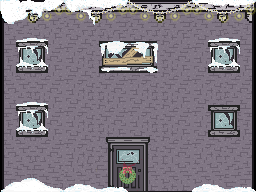

This game map was drawn from its Tiled (.tmx) file and the tilesets committed beside it. A one-line description and the full map source follow:
An orthogonal 8x6 tile map with 32x32 px tiles, 5 tile layers (Tile Layer 1, Tile Layer 2, Tile Layer 3, Tile Layer 5, ...), 2 tilesets.

<map version="1.0" orientation="orthogonal" renderorder="right-down" width="8" height="6" tilewidth="32" tileheight="32" nextobjectid="1">
 <tileset firstgid="1" name="testsprite" tilewidth="32" tileheight="32">
  <image source="../tiled/testsprite.png" width="640" height="640" />
 </tileset>
 <tileset firstgid="401" name="testspriteevil" tilewidth="32" tileheight="32">
  <image source="../tiled/testspriteevil.png" width="640" height="640" />
 </tileset>
 <layer name="Tile Layer 1" width="8" height="6">
  <data>
   <tile gid="401" />
   <tile gid="402" />
   <tile gid="403" />
   <tile gid="404" />
   <tile gid="403" />
   <tile gid="404" />
   <tile gid="405" />
   <tile gid="406" />
   <tile gid="409" />
   <tile gid="430" />
   <tile gid="431" />
   <tile gid="430" />
   <tile gid="431" />
   <tile gid="430" />
   <tile gid="431" />
   <tile gid="408" />
   <tile gid="429" />
   <tile gid="430" />
   <tile gid="431" />
   <tile gid="430" />
   <tile gid="431" />
   <tile gid="430" />
   <tile gid="431" />
   <tile gid="428" />
   <tile gid="449" />
   <tile gid="430" />
   <tile gid="431" />
   <tile gid="430" />
   <tile gid="431" />
   <tile gid="430" />
   <tile gid="431" />
   <tile gid="448" />
   <tile gid="469" />
   <tile gid="430" />
   <tile gid="431" />
   <tile gid="430" />
   <tile gid="431" />
   <tile gid="430" />
   <tile gid="431" />
   <tile gid="468" />
   <tile gid="473" />
   <tile gid="474" />
   <tile gid="475" />
   <tile gid="476" />
   <tile gid="477" />
   <tile gid="477" />
   <tile gid="477" />
   <tile gid="478" />
  </data>
 </layer>
 <layer name="Tile Layer 2" width="8" height="6">
  <data>
   <tile gid="0" />
   <tile gid="0" />
   <tile gid="0" />
   <tile gid="0" />
   <tile gid="0" />
   <tile gid="0" />
   <tile gid="0" />
   <tile gid="0" />
   <tile gid="492" />
   <tile gid="493" />
   <tile gid="0" />
   <tile gid="490" />
   <tile gid="491" />
   <tile gid="0" />
   <tile gid="492" />
   <tile gid="493" />
   <tile gid="512" />
   <tile gid="513" />
   <tile gid="0" />
   <tile gid="510" />
   <tile gid="511" />
   <tile gid="0" />
   <tile gid="512" />
   <tile gid="513" />
   <tile gid="492" />
   <tile gid="493" />
   <tile gid="0" />
   <tile gid="0" />
   <tile gid="0" />
   <tile gid="0" />
   <tile gid="492" />
   <tile gid="493" />
   <tile gid="512" />
   <tile gid="513" />
   <tile gid="0" />
   <tile gid="419" />
   <tile gid="420" />
   <tile gid="0" />
   <tile gid="512" />
   <tile gid="513" />
   <tile gid="0" />
   <tile gid="0" />
   <tile gid="0" />
   <tile gid="439" />
   <tile gid="440" />
   <tile gid="0" />
   <tile gid="0" />
   <tile gid="0" />
  </data>
 </layer>
 <layer name="Tile Layer 3" width="8" height="6">
  <data>
   <tile gid="0" />
   <tile gid="0" />
   <tile gid="0" />
   <tile gid="0" />
   <tile gid="0" />
   <tile gid="0" />
   <tile gid="0" />
   <tile gid="0" />
   <tile gid="0" />
   <tile gid="0" />
   <tile gid="0" />
   <tile gid="0" />
   <tile gid="0" />
   <tile gid="0" />
   <tile gid="0" />
   <tile gid="0" />
   <tile gid="0" />
   <tile gid="0" />
   <tile gid="0" />
   <tile gid="0" />
   <tile gid="0" />
   <tile gid="0" />
   <tile gid="0" />
   <tile gid="0" />
   <tile gid="0" />
   <tile gid="0" />
   <tile gid="0" />
   <tile gid="0" />
   <tile gid="0" />
   <tile gid="0" />
   <tile gid="0" />
   <tile gid="0" />
   <tile gid="0" />
   <tile gid="0" />
   <tile gid="0" />
   <tile gid="0" />
   <tile gid="0" />
   <tile gid="0" />
   <tile gid="0" />
   <tile gid="0" />
   <tile gid="0" />
   <tile gid="0" />
   <tile gid="0" />
   <tile gid="57" />
   <tile gid="58" />
   <tile gid="0" />
   <tile gid="0" />
   <tile gid="0" />
  </data>
 </layer>
 <layer name="Tile Layer 5" width="8" height="6">
  <data>
   <tile gid="229" />
   <tile gid="230" />
   <tile gid="229" />
   <tile gid="230" />
   <tile gid="229" />
   <tile gid="230" />
   <tile gid="229" />
   <tile gid="230" />
   <tile gid="0" />
   <tile gid="0" />
   <tile gid="0" />
   <tile gid="0" />
   <tile gid="0" />
   <tile gid="0" />
   <tile gid="0" />
   <tile gid="0" />
   <tile gid="0" />
   <tile gid="0" />
   <tile gid="0" />
   <tile gid="0" />
   <tile gid="0" />
   <tile gid="0" />
   <tile gid="0" />
   <tile gid="0" />
   <tile gid="0" />
   <tile gid="0" />
   <tile gid="0" />
   <tile gid="0" />
   <tile gid="0" />
   <tile gid="0" />
   <tile gid="0" />
   <tile gid="0" />
   <tile gid="0" />
   <tile gid="0" />
   <tile gid="0" />
   <tile gid="0" />
   <tile gid="0" />
   <tile gid="0" />
   <tile gid="0" />
   <tile gid="0" />
   <tile gid="0" />
   <tile gid="0" />
   <tile gid="0" />
   <tile gid="0" />
   <tile gid="0" />
   <tile gid="0" />
   <tile gid="0" />
   <tile gid="0" />
  </data>
 </layer>
 <layer name="Tile Layer 4" width="8" height="6">
  <data>
   <tile gid="334" />
   <tile gid="335" />
   <tile gid="354" />
   <tile gid="355" />
   <tile gid="0" />
   <tile gid="0" />
   <tile gid="374" />
   <tile gid="375" />
   <tile gid="242" />
   <tile gid="243" />
   <tile gid="0" />
   <tile gid="294" />
   <tile gid="295" />
   <tile gid="0" />
   <tile gid="242" />
   <tile gid="243" />
   <tile gid="262" />
   <tile gid="263" />
   <tile gid="0" />
   <tile gid="314" />
   <tile gid="315" />
   <tile gid="0" />
   <tile gid="262" />
   <tile gid="263" />
   <tile gid="242" />
   <tile gid="243" />
   <tile gid="0" />
   <tile gid="0" />
   <tile gid="0" />
   <tile gid="0" />
   <tile gid="0" />
   <tile gid="0" />
   <tile gid="262" />
   <tile gid="263" />
   <tile gid="0" />
   <tile gid="0" />
   <tile gid="0" />
   <tile gid="0" />
   <tile gid="0" />
   <tile gid="0" />
   <tile gid="271" />
   <tile gid="272" />
   <tile gid="273" />
   <tile gid="274" />
   <tile gid="0" />
   <tile gid="0" />
   <tile gid="273" />
   <tile gid="274" />
  </data>
 </layer>
</map>
